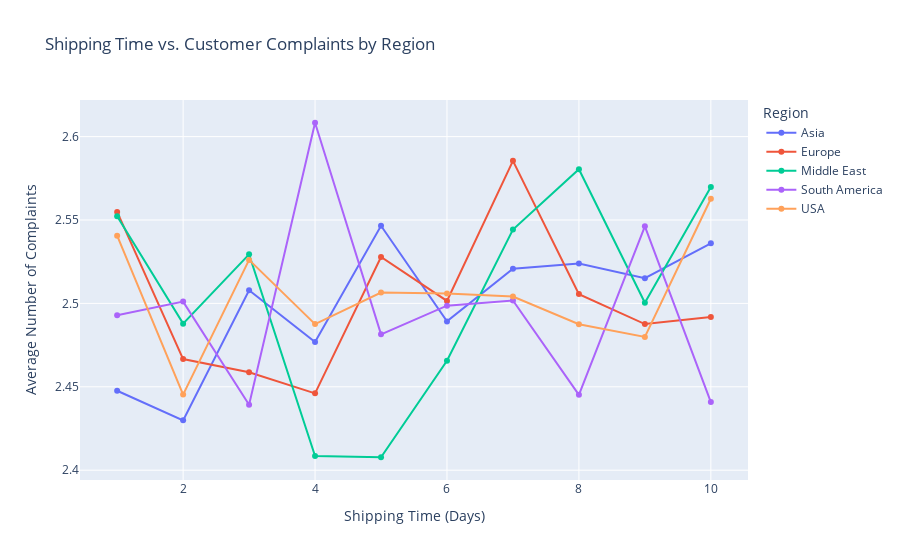

The notebook cell saved with this chart:
### Code cell
complaints_by_shipping_time = df.groupby(['Shipping_Time', 'Region'])['Customer_Complaints'].mean().reset_index()


fig = px.line(
    complaints_by_shipping_time,
    x='Shipping_Time',
    y='Customer_Complaints',
    color='Region',
    markers=True,
    title='Shipping Time vs. Customer Complaints by Region',
    labels={'Shipping_Time': 'Shipping Time (Days)', 'Customer_Complaints': 'Average Number of Complaints'}
)

fig.show()

### Figure 1 — Plotly figure (JSON) as saved in the notebook; plotly's stock layout.template omitted (floating-point values rounded to 4 significant figures)
{"data": [{"hovertemplate": "Region=Asia<br>Shipping Time (Days)=%{x}<br>Average Number of Complaints=%{y}<extra></extra>", "legendgroup": "Asia", "line": {"color": "#636efa", "dash": "solid"}, "marker": {"symbol": "circle"}, "mode": "lines+markers", "name": "Asia", "orientation": "v", "showlegend": true, "type": "scatter", "x": [1, 2, 3, 4, 5, 6, 7, 8, 9, 10], "xaxis": "x", "y": [2.448, 2.43, 2.508, 2.477, 2.547, 2.489, 2.521, 2.524, 2.515, 2.536], "yaxis": "y"}, {"hovertemplate": "Region=Europe<br>Shipping Time (Days)=%{x}<br>Average Number of Complaints=%{y}<extra></extra>", "legendgroup": "Europe", "line": {"color": "#EF553B", "dash": "solid"}, "marker": {"symbol": "circle"}, "mode": "lines+markers", "name": "Europe", "orientation": "v", "showlegend": true, "type": "scatter", "x": [1, 2, 3, 4, 5, 6, 7, 8, 9, 10], "xaxis": "x", "y": [2.555, 2.467, 2.459, 2.446, 2.528, 2.501, 2.585, 2.506, 2.488, 2.492], "yaxis": "y"}, {"hovertemplate": "Region=Middle East<br>Shipping Time (Days)=%{x}<br>Average Number of Complaints=%{y}<extra></extra>", "legendgroup": "Middle East", "line": {"color": "#00cc96", "dash": "solid"}, "marker": {"symbol": "circle"}, "mode": "lines+markers", "name": "Middle East", "orientation": "v", "showlegend": true, "type": "scatter", "x": [1, 2, 3, 4, 5, 6, 7, 8, 9, 10], "xaxis": "x", "y": [2.552, 2.488, 2.529, 2.408, 2.408, 2.466, 2.544, 2.58, 2.5, 2.57], "yaxis": "y"}, {"hovertemplate": "Region=South America<br>Shipping Time (Days)=%{x}<br>Average Number of Complaints=%{y}<extra></extra>", "legendgroup": "South America", "line": {"color": "#ab63fa", "dash": "solid"}, "marker": {"symbol": "circle"}, "mode": "lines+markers", "name": "South America", "orientation": "v", "showlegend": true, "type": "scatter", "x": [1, 2, 3, 4, 5, 6, 7, 8, 9, 10], "xaxis": "x", "y": [2.493, 2.501, 2.439, 2.608, 2.481, 2.499, 2.502, 2.445, 2.546, 2.441], "yaxis": "y"}, {"hovertemplate": "Region=USA<br>Shipping Time (Days)=%{x}<br>Average Number of Complaints=%{y}<extra></extra>", "legendgroup": "USA", "line": {"color": "#FFA15A", "dash": "solid"}, "marker": {"symbol": "circle"}, "mode": "lines+markers", "name": "USA", "orientation": "v", "showlegend": true, "type": "scatter", "x": [1, 2, 3, 4, 5, 6, 7, 8, 9, 10], "xaxis": "x", "y": [2.541, 2.445, 2.526, 2.488, 2.507, 2.506, 2.504, 2.488, 2.48, 2.563], "yaxis": "y"}], "layout": {"legend": {"title": {"text": "Region"}, "tracegroupgap": 0}, "title": {"text": "Shipping Time vs. Customer Complaints by Region"}, "xaxis": {"anchor": "y", "domain": [0, 1], "title": {"text": "Shipping Time (Days)"}}, "yaxis": {"anchor": "x", "domain": [0, 1], "title": {"text": "Average Number of Complaints"}}}}
